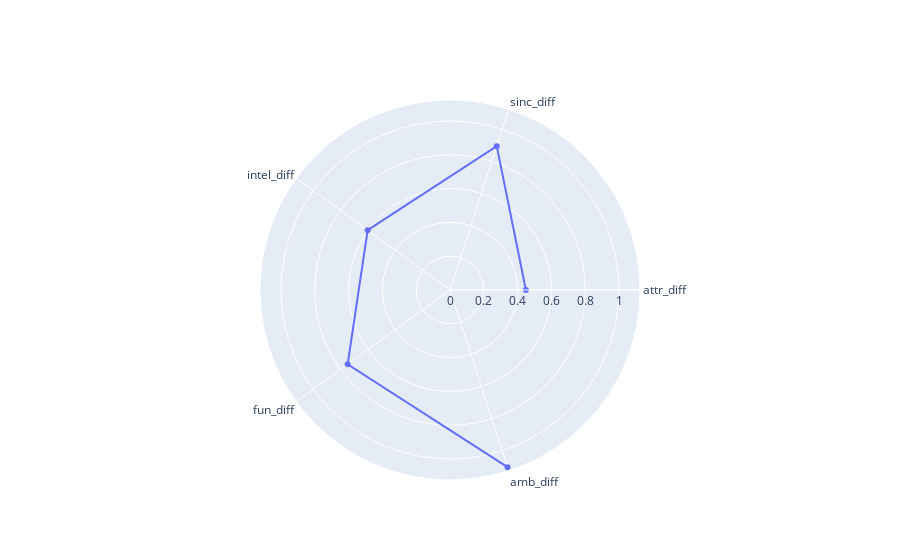

Notebook cell for this chart:
### Markdown cell above
We mostly see weak correlations across the board, without any noticeable correlations between our columnns and a partipant's match rate.

### Code cell
fig = go.Figure(go.Scatterpolar(
    r=perspective_diff['mean_abs_diff'],
    theta=perspective_diff.index,
))

fig.show()

### Figure 1 — Plotly figure (JSON) as saved in the notebook; plotly's stock layout.template omitted (floating-point values rounded to 4 significant figures)
{"data": [{"r": [0.449, 0.8949, 0.6019, 0.7484, 1.102], "theta": ["attr_diff", "sinc_diff", "intel_diff", "fun_diff", "amb_diff"], "type": "scatterpolar"}], "layout": {}}
